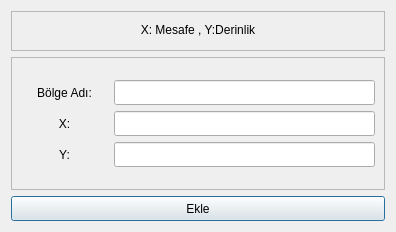
<?xml version="1.0" encoding="UTF-8"?>
<ui version="4.0">
 <class>BolgeEkle</class>
 <widget class="QDialog" name="BolgeEkle">
  <property name="geometry">
   <rect>
    <x>0</x>
    <y>0</y>
    <width>396</width>
    <height>232</height>
   </rect>
  </property>
  <property name="minimumSize">
   <size>
    <width>396</width>
    <height>232</height>
   </size>
  </property>
  <property name="windowTitle">
   <string>Bölge Ekle</string>
  </property>
  <layout class="QGridLayout" name="gridLayout_3">
   <item row="0" column="0">
    <layout class="QVBoxLayout" name="verticalLayout_3">
     <item>
      <widget class="QFrame" name="frame">
       <property name="minimumSize">
        <size>
         <width>241</width>
         <height>37</height>
        </size>
       </property>
       <property name="maximumSize">
        <size>
         <width>16777215</width>
         <height>40</height>
        </size>
       </property>
       <property name="frameShape">
        <enum>QFrame::StyledPanel</enum>
       </property>
       <property name="frameShadow">
        <enum>QFrame::Raised</enum>
       </property>
       <layout class="QGridLayout" name="gridLayout">
        <item row="0" column="0">
         <widget class="QLabel" name="label_5">
          <property name="minimumSize">
           <size>
            <width>0</width>
            <height>0</height>
           </size>
          </property>
          <property name="maximumSize">
           <size>
            <width>16777215</width>
            <height>17</height>
           </size>
          </property>
          <property name="text">
           <string>&lt;html&gt;&lt;head/&gt;&lt;body&gt;&lt;p align=&quot;center&quot;&gt;X: Mesafe , Y:Derinlik&lt;/p&gt;&lt;/body&gt;&lt;/html&gt;</string>
          </property>
         </widget>
        </item>
       </layout>
      </widget>
     </item>
     <item>
      <widget class="QFrame" name="frame_2">
       <property name="frameShape">
        <enum>QFrame::StyledPanel</enum>
       </property>
       <property name="frameShadow">
        <enum>QFrame::Raised</enum>
       </property>
       <layout class="QGridLayout" name="gridLayout_2">
        <item row="0" column="0">
         <layout class="QHBoxLayout" name="horizontalLayout">
          <item>
           <layout class="QVBoxLayout" name="verticalLayout">
            <item>
             <widget class="QLabel" name="label_Name">
              <property name="minimumSize">
               <size>
                <width>87</width>
                <height>25</height>
               </size>
              </property>
              <property name="text">
               <string>Bölge Adı:</string>
              </property>
              <property name="alignment">
               <set>Qt::AlignCenter</set>
              </property>
              <property name="buddy">
               <cstring>lineEdit_Name</cstring>
              </property>
             </widget>
            </item>
            <item>
             <widget class="QLabel" name="label_X">
              <property name="minimumSize">
               <size>
                <width>87</width>
                <height>25</height>
               </size>
              </property>
              <property name="text">
               <string>X:</string>
              </property>
              <property name="alignment">
               <set>Qt::AlignCenter</set>
              </property>
              <property name="buddy">
               <cstring>lineEdit_X</cstring>
              </property>
             </widget>
            </item>
            <item>
             <widget class="QLabel" name="label_Y">
              <property name="minimumSize">
               <size>
                <width>87</width>
                <height>25</height>
               </size>
              </property>
              <property name="text">
               <string>Y:</string>
              </property>
              <property name="alignment">
               <set>Qt::AlignCenter</set>
              </property>
              <property name="buddy">
               <cstring>lineEdit_Y</cstring>
              </property>
             </widget>
            </item>
           </layout>
          </item>
          <item>
           <layout class="QVBoxLayout" name="verticalLayout_2">
            <item>
             <widget class="QLineEdit" name="lineEdit_Name">
              <property name="minimumSize">
               <size>
                <width>142</width>
                <height>25</height>
               </size>
              </property>
              <property name="maxLength">
               <number>15</number>
              </property>
             </widget>
            </item>
            <item>
             <widget class="QLineEdit" name="lineEdit_X">
              <property name="minimumSize">
               <size>
                <width>142</width>
                <height>25</height>
               </size>
              </property>
              <property name="maxLength">
               <number>15</number>
              </property>
             </widget>
            </item>
            <item>
             <widget class="QLineEdit" name="lineEdit_Y">
              <property name="minimumSize">
               <size>
                <width>142</width>
                <height>25</height>
               </size>
              </property>
              <property name="maxLength">
               <number>15</number>
              </property>
             </widget>
            </item>
           </layout>
          </item>
         </layout>
        </item>
       </layout>
      </widget>
     </item>
     <item>
      <widget class="QPushButton" name="ekle">
       <property name="minimumSize">
        <size>
         <width>241</width>
         <height>25</height>
        </size>
       </property>
       <property name="text">
        <string>Ekle</string>
       </property>
      </widget>
     </item>
    </layout>
   </item>
  </layout>
 </widget>
 <resources/>
 <connections/>
</ui>
